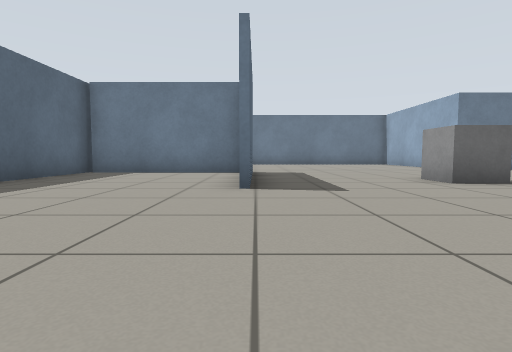
[1] (above)

18 first-person views from a walk through a Gazebo world. The camera is 0.5 m above the floor, tilts 4° down and sees 80° across. The floor is counted in squares, 1 m on a side. Each view is taken from the middle of a square. On the plan, view 1 faces up. The plan holds only what a view shows up to about 9 squares ahead; the rest is blank. The robots in the file are not drawn.

[2]
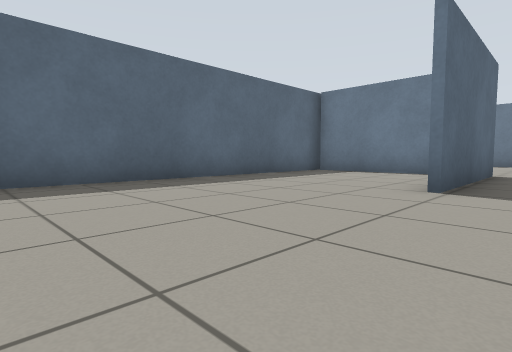

[3]
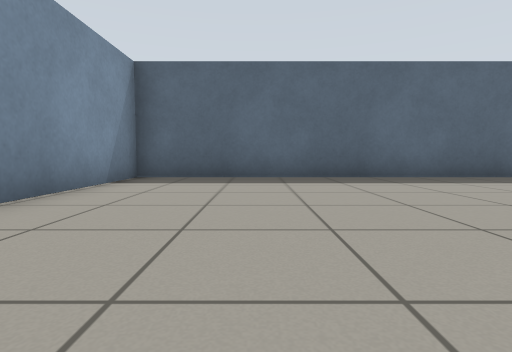

[4]
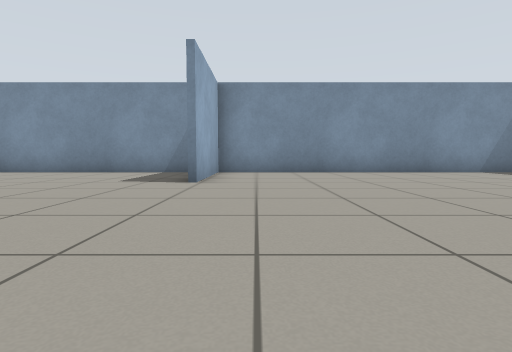

[5]
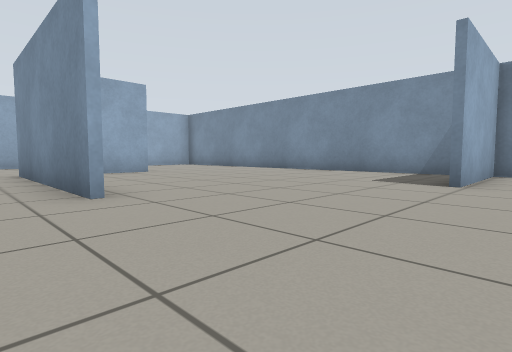

[6]
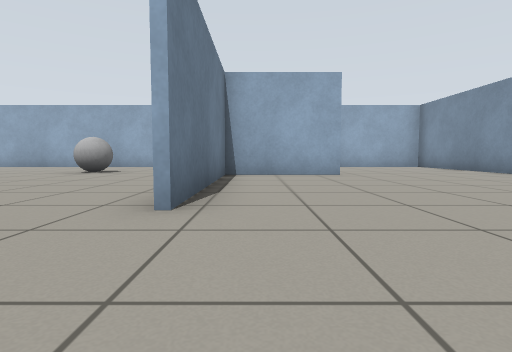

[7]
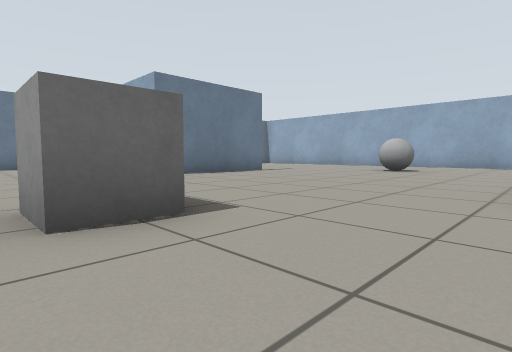

[8]
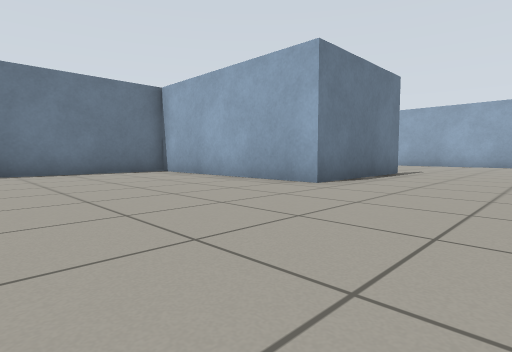

[9]
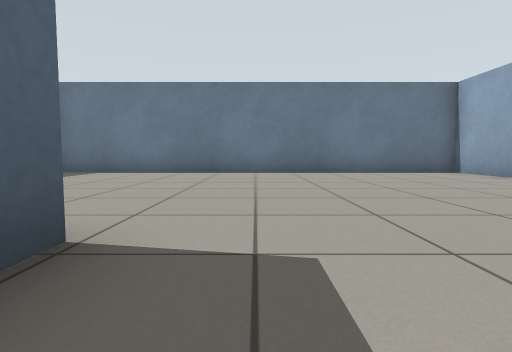

[10]
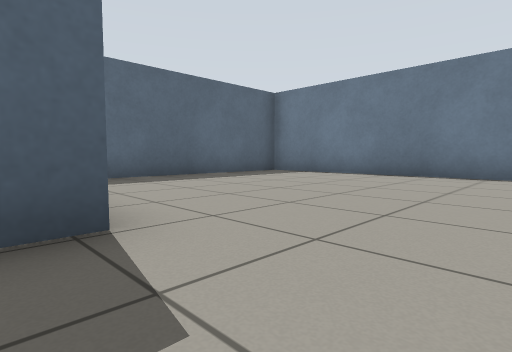

[11]
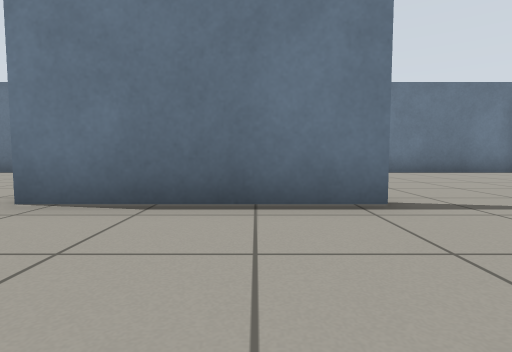

[12]
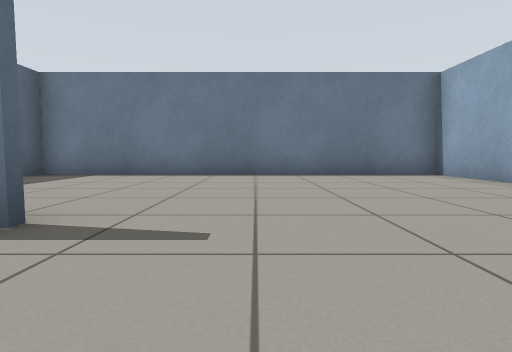

[13]
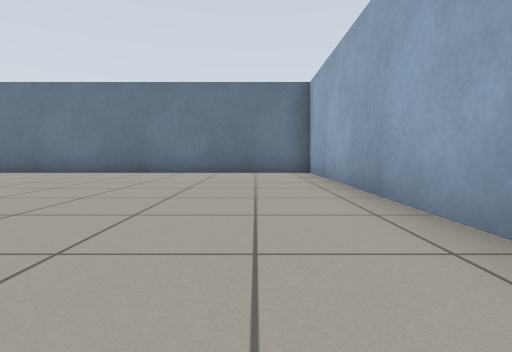

[14]
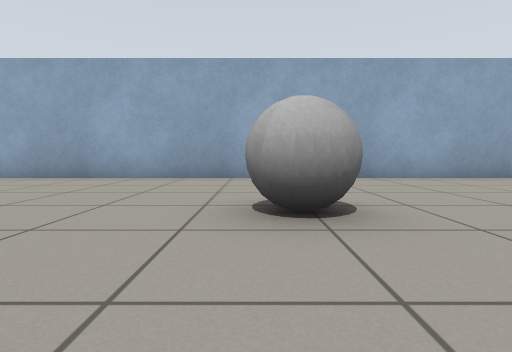

[15]
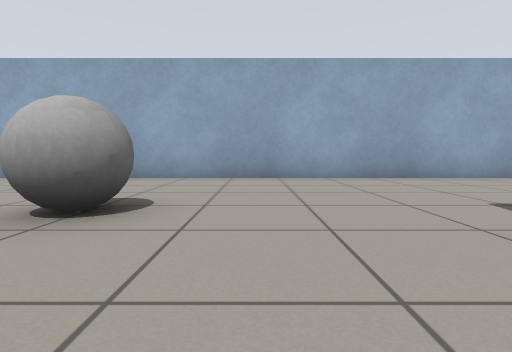

[16]
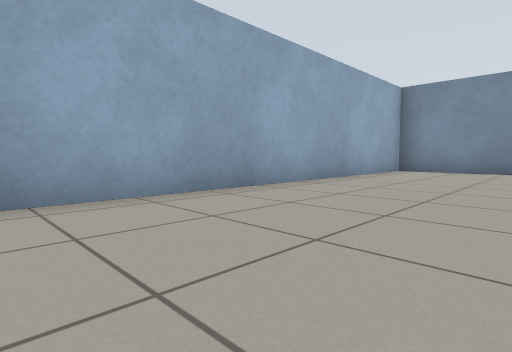

[17]
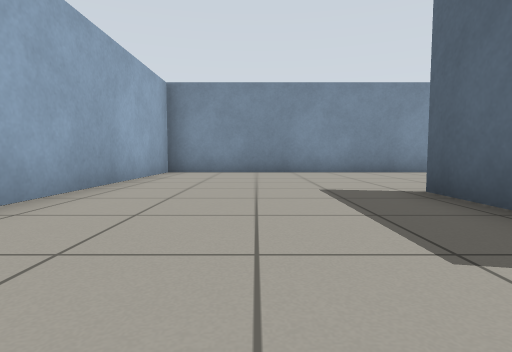

[18]
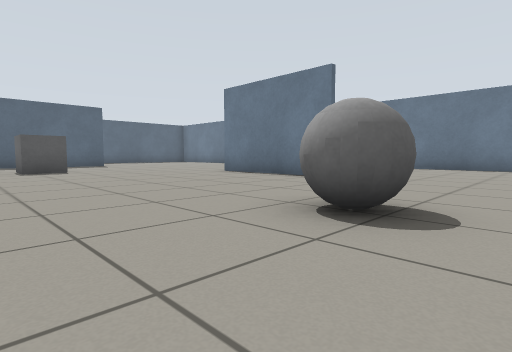

### Floor plan
Points are (right, up) in squares from view 1. A wall is a line through its corners. A room is listed if a view was taken in it or the views show most of it. See-through windows are left out.
Room 1 (views 1, 2, 3, 4, 5, 6, 7, 8, 9, 10, 11, 12, 13, 14, 15, 16, 17, 18)
walls: (6.6, 2.9) (11.8, 2.9); (10.4, 10) (6.6, 10) (6.6, 15.6); (11.7, 1.4) (11.7, -0.1); (-0.1, 8.7) (-0.1, 4.4); (-0.4, 8.6) (-4.6, 8.6); (11.6, -0.1) (11.6, 2.8) (6.6, 2.8); (4.9, -4.6) (16.5, -4.6) (16.5, 15.6) (-4.5, 15.6); (6.7, 15.6) (6.7, 14.9); (-4.7, 14.2) (-4.7, -4.6) (4.1, -4.6) (4.1, -1.4)
objects: grey box (4, 6); grey ball (12, 6) to (13, 7)

Positions as (right, up) in squares from view 1, and headings:
1: (0, 0), facing up
2: (1, 0), facing up-left
3: (2, -2), facing left
4: (3, 4), facing down
5: (3, 4), facing down-right
6: (4, 2), facing right
7: (3, 3), facing up-right
8: (2, 7), facing up-right
9: (1, 7), facing up
10: (2, 8), facing up-left
11: (9, 7), facing up
12: (12, 8), facing up
13: (15, 7), facing up
14: (10, 7), facing right
15: (10, 5), facing right
16: (13, 5), facing down-right
17: (14, 4), facing down
18: (14, 4), facing up-left
